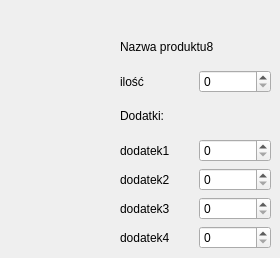
   <widget class="QWidget" name="page_8">
    <widget class="QWidget" name="layoutWidget_9">
     <property name="geometry">
      <rect>
       <x>120</x>
       <y>30</y>
       <width>151</width>
       <height>219</height>
      </rect>
     </property>
     <layout class="QVBoxLayout" name="verticalLayout_24">
      <item>
       <widget class="QLabel" name="label_162">
        <property name="text">
         <string>Nazwa produktu8</string>
        </property>
       </widget>
      </item>
      <item>
       <layout class="QHBoxLayout" name="horizontalLayout_116">
        <item>
         <widget class="QLabel" name="label_163">
          <property name="text">
           <string>ilość</string>
          </property>
         </widget>
        </item>
        <item>
         <widget class="QSpinBox" name="spinBox_116"/>
        </item>
       </layout>
      </item>
      <item>
       <widget class="QLabel" name="label_164">
        <property name="text">
         <string>Dodatki:</string>
        </property>
       </widget>
      </item>
      <item>
       <layout class="QHBoxLayout" name="horizontalLayout_117">
        <item>
         <widget class="QLabel" name="label_165">
          <property name="text">
           <string>dodatek1</string>
          </property>
         </widget>
        </item>
        <item>
         <widget class="QSpinBox" name="spinBox_117"/>
        </item>
       </layout>
      </item>
      <item>
       <layout class="QHBoxLayout" name="horizontalLayout_118">
        <item>
         <widget class="QLabel" name="label_166">
          <property name="text">
           <string>dodatek2</string>
          </property>
         </widget>
        </item>
        <item>
         <widget class="QSpinBox" name="spinBox_118"/>
        </item>
       </layout>
      </item>
      <item>
       <layout class="QHBoxLayout" name="horizontalLayout_119">
        <item>
         <widget class="QLabel" name="label_167">
          <property name="text">
           <string>dodatek3</string>
          </property>
         </widget>
        </item>
        <item>
         <widget class="QSpinBox" name="spinBox_119"/>
        </item>
       </layout>
      </item>
      <item>
       <layout class="QHBoxLayout" name="horizontalLayout_120">
        <item>
         <widget class="QLabel" name="label_168">
          <property name="text">
           <string>dodatek4</string>
          </property>
         </widget>
        </item>
        <item>
         <widget class="QSpinBox" name="spinBox_120"/>
        </item>
       </layout>
      </item>
     </layout>
    </widget>
   </widget>
